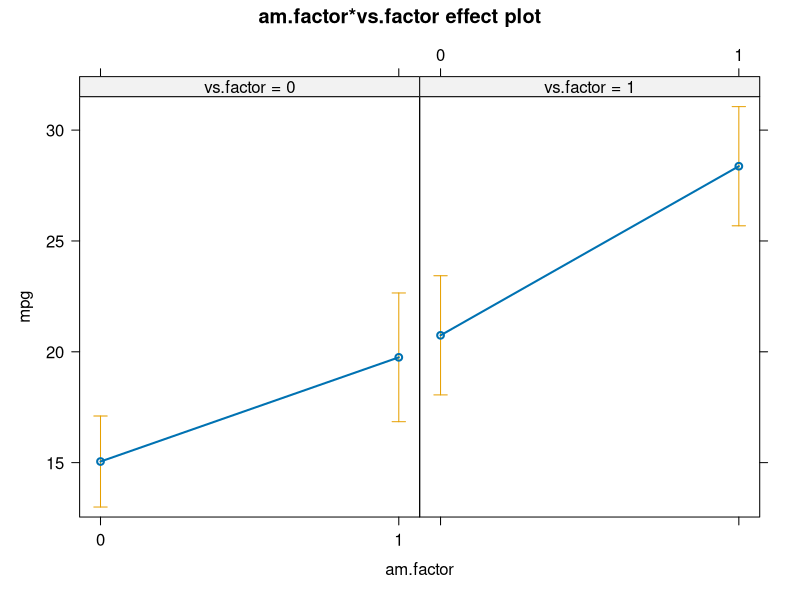
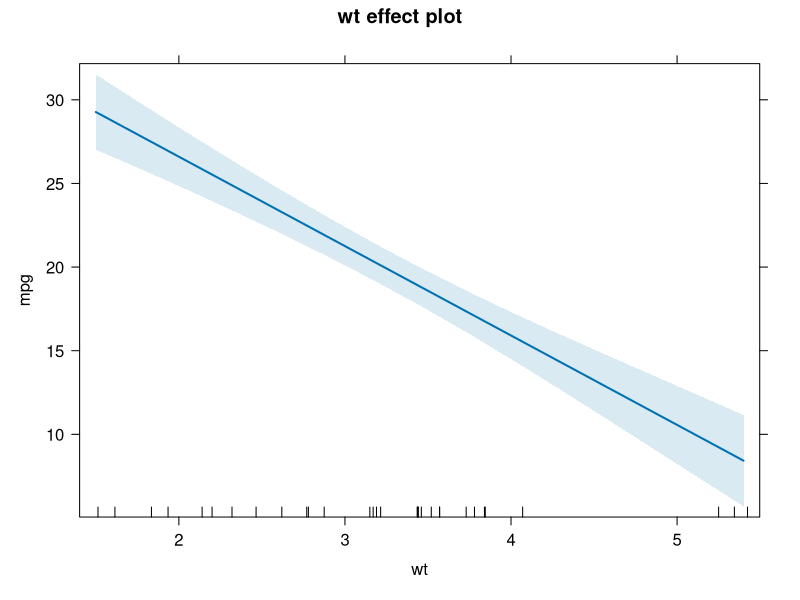
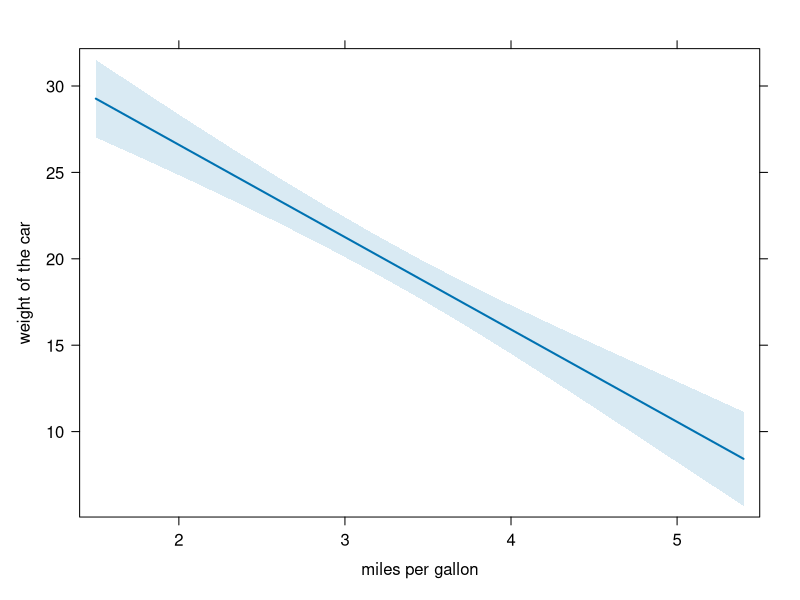
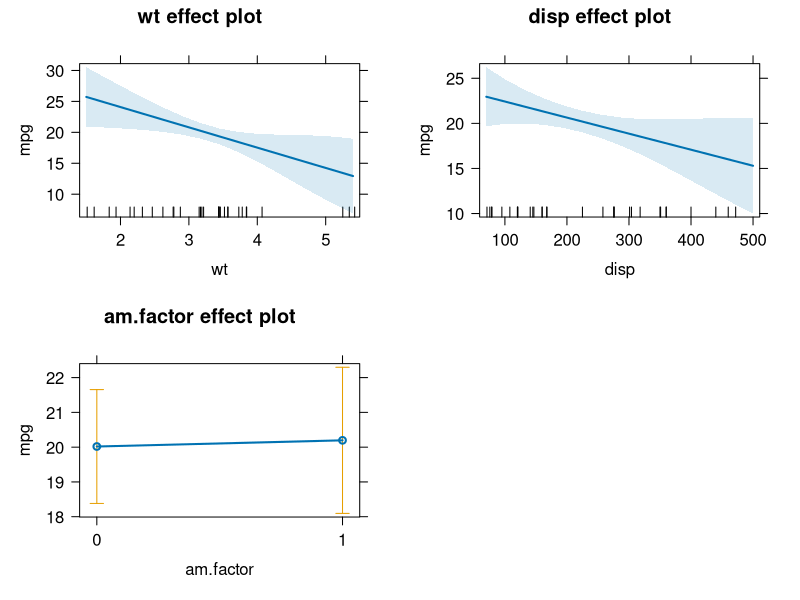
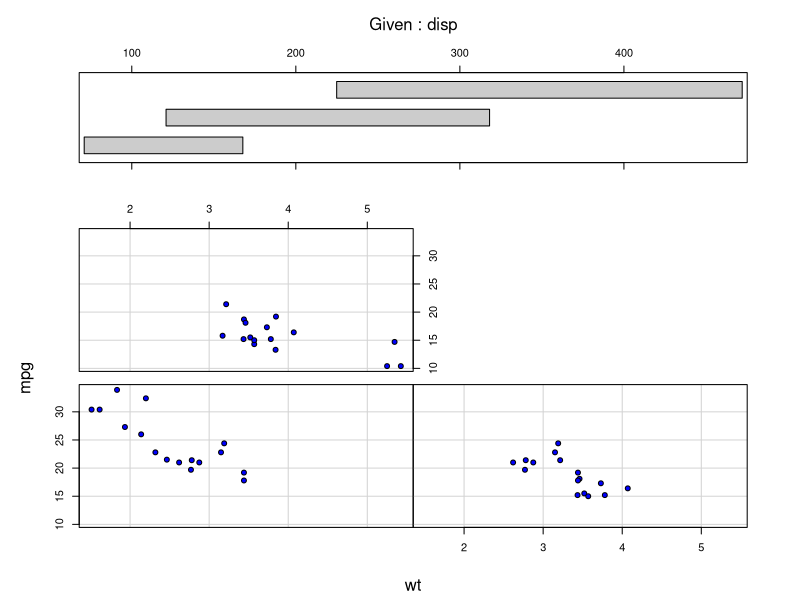
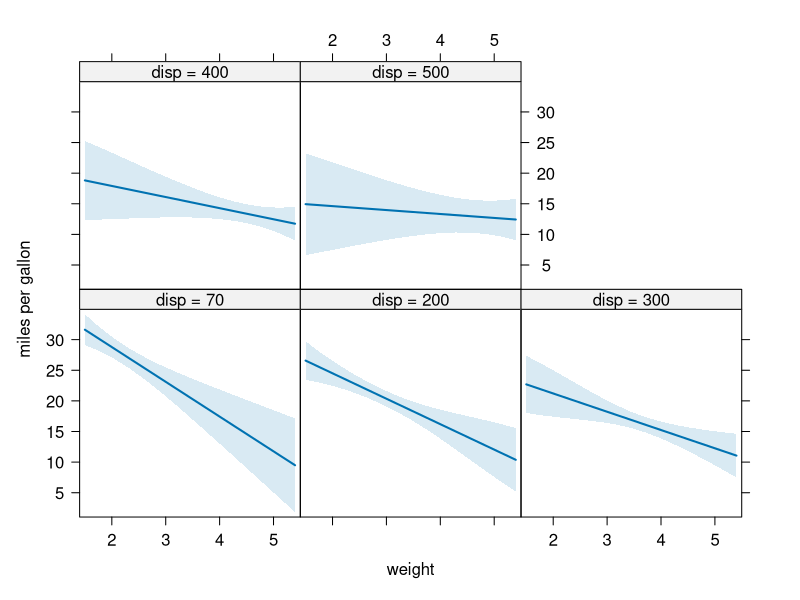
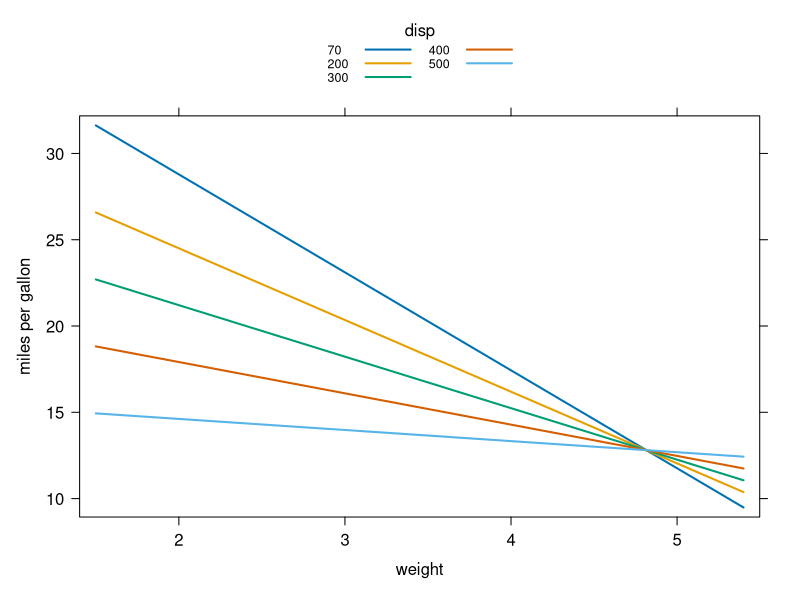
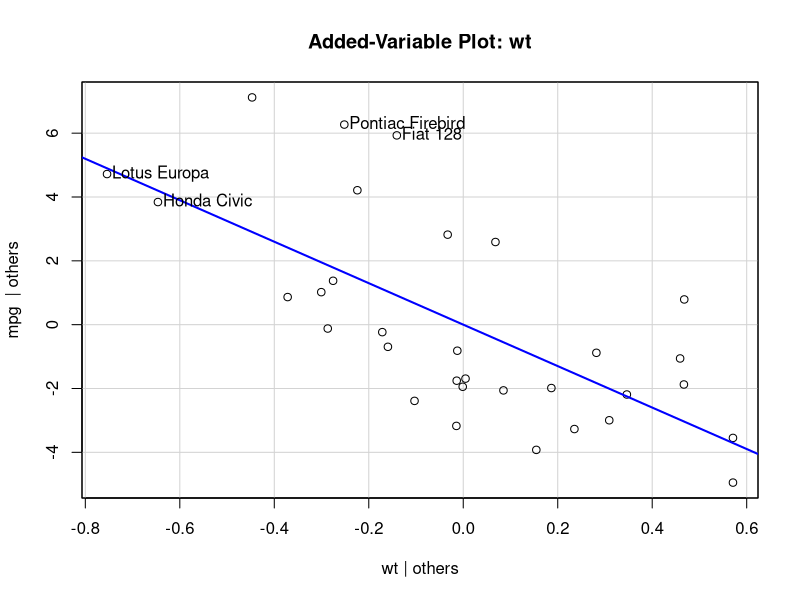

Generate these figures, in order, with R:
## ---- chunk 1
# packages needed for this tutorial
library(car)
library(effects)
## ---- chunk 2
# as simple as it gets.... 
cor.test(mtcars$mpg, mtcars$wt)

## ---- chunk 3

# first let's check that our variance is homogenous using the Levene's test of Equality of Variances
leveneTest(mtcars$mpg, mtcars$vs) # we do not reject the null

# t.test= y, x (categorical)
t.test(mtcars$mpg, mtcars$vs)
## ---- chunk 4
# first we have to convert these binary variables into factors, instead of "numeric"
class(mtcars$vs)
class(mtcars$am)
mtcars$vs.factor <- as.factor(mtcars$vs)
mtcars$am.factor <- as.factor(mtcars$am)
class(mtcars$am.factor)
class(mtcars$vs.factor)

# one -way anova 
mtcars$am.factor <- as.factor(mtcars$am)
aov_1 <- aov(mpg ~ am.factor, data = mtcars )
summary(aov_1) # anova output
coefficients(aov_1) # coefficients (betas) 

# two -way anova 
aov_2 <- aov(mpg ~ am.factor*vs.factor, data = mtcars )
summary(aov_2)
coefficients(aov_2)
plot(allEffects(aov_2))
# post-hoc comparisons for 2x2 anova 
post_hoc <- TukeyHSD(aov_2)

# now let's take a look at the 6 contrasts of the 2x2 interaction: 
post_hoc$`am.factor:vs.factor`
## ---- chunk 5

#lm( y ~ x, data)
model1 <- lm(mpg ~ wt, data = mtcars )

# summary provides the useful output that you actually want to see: 
summary(model1)

# the effect package provides a simple way to visualize the results of your model
# here, we can quicky plot the linear regression slope with a 95% confidence interval
plot(effect("wt", model1))

# we can also make this plot prettier using similar base R arguments:
plot(effect("wt", model1), main = "", xlab = "miles per gallon", ylab = "weight of the car", rug = F)

## ---- chunk 6
#Let's estimate the effect of weight on mpg, controlling for displacement and transmission.

# first, let's change our transmission variable into a factor. 
mtcars$am.factor <- as.factor(mtcars$am)

#lm( y ~ x + m + z, data)
model2 <- lm(mpg ~ wt + disp + am.factor , data = mtcars )
summary(model2) # so we see that weight still predicts mpg, even when controlling for gear and displacement

# you can also plot all of the model coefficients at once. The am.factor plot shows the group effect, with 95% CI.
plot(allEffects(model2))
## ---- chunk 7
# let's visualize whether 2 continuous variables might interact 
coplot(mpg ~ wt | disp, data = mtcars,number = 3,
       col = "black", bg = "blue", pch = 21) 

# let's use lm to do the interaction (not aov)
model4 <- lm(mpg ~ wt* disp, data = mtcars )
summary(model4) 

# the effect plot automatically choses specific levels of the variables to display your interactions: 
plot(effect("wt:disp", model4), rug = F, main = "", ylab= "miles per gallon", xlab = "weight")

# you can also just plot the lines (without CI) this way: 
plot(effect("wt:disp", model4), multiline=T, rug = F, main = "", ylab= "miles per gallon", xlab = "weight")


## ---- chunk 8

# look at partial regression plot (Added Variable Plot), with your X variable of interest.
avPlot(model4, "wt")

# make it prettier!
avPlot(model4, "wt", col = "Black", col.lines = "Blue", pch = 18, lwd= 3, 
       ylab = "miles per gallon",
       xlab ="weight", grid = FALSE,
       main = "Partial Regression Plot: Miles per gallon by Weight")


## ---- chunk 9

#Perform a t-test to determine whether there are group differences (PI, comP) 

# perform a linear regression on two variables of interest, and plot them

#  design your own analysis question and use the appropriate test of the options we covered today.

# optional: use ggplot to plot the raw data & the fitted results of your model.
